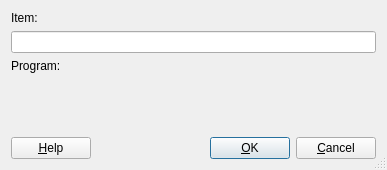
<?xml version="1.0" encoding="UTF-8"?>
<ui version="4.0">
 <class>AddItemBase</class>
 <widget class="QDialog" name="AddItemBase">
  <property name="geometry">
   <rect>
    <x>0</x>
    <y>0</y>
    <width>387</width>
    <height>170</height>
   </rect>
  </property>
  <property name="windowTitle">
   <string>Add Item</string>
  </property>
  <property name="sizeGripEnabled">
   <bool>true</bool>
  </property>
  <layout class="QVBoxLayout">
   <property name="spacing">
    <number>6</number>
   </property>
   <property name="margin">
    <number>11</number>
   </property>
   <item>
    <widget class="QLabel" name="TextLabel1">
     <property name="text">
      <string>Item:</string>
     </property>
     <property name="wordWrap">
      <bool>false</bool>
     </property>
    </widget>
   </item>
   <item>
    <widget class="QLineEdit" name="edtItem"/>
   </item>
   <item>
    <widget class="QLabel" name="TextLabel2">
     <property name="text">
      <string>Program:</string>
     </property>
     <property name="wordWrap">
      <bool>false</bool>
     </property>
    </widget>
   </item>
   <item>
    <widget class="LineEdit" name="edtPrg" native="true"/>
   </item>
   <item>
    <spacer name="Spacer2">
     <property name="orientation">
      <enum>Qt::Vertical</enum>
     </property>
     <property name="sizeType">
      <enum>QSizePolicy::Expanding</enum>
     </property>
     <property name="sizeHint" stdset="0">
      <size>
       <width>20</width>
       <height>20</height>
      </size>
     </property>
    </spacer>
   </item>
   <item>
    <layout class="QHBoxLayout">
     <property name="spacing">
      <number>6</number>
     </property>
     <property name="margin">
      <number>0</number>
     </property>
     <item>
      <widget class="QPushButton" name="buttonHelp">
       <property name="text">
        <string>&amp;Help</string>
       </property>
       <property name="autoDefault">
        <bool>true</bool>
       </property>
      </widget>
     </item>
     <item>
      <spacer name="Horizontal Spacing2">
       <property name="orientation">
        <enum>Qt::Horizontal</enum>
       </property>
       <property name="sizeType">
        <enum>QSizePolicy::Expanding</enum>
       </property>
       <property name="sizeHint" stdset="0">
        <size>
         <width>20</width>
         <height>20</height>
        </size>
       </property>
      </spacer>
     </item>
     <item>
      <widget class="QPushButton" name="buttonOk">
       <property name="text">
        <string>&amp;OK</string>
       </property>
       <property name="autoDefault">
        <bool>true</bool>
       </property>
       <property name="default">
        <bool>true</bool>
       </property>
      </widget>
     </item>
     <item>
      <widget class="QPushButton" name="buttonCancel">
       <property name="text">
        <string>&amp;Cancel</string>
       </property>
       <property name="autoDefault">
        <bool>true</bool>
       </property>
      </widget>
     </item>
    </layout>
   </item>
  </layout>
 </widget>
 <customwidgets>
  <customwidget>
   <class>LineEdit</class>
   <extends>QWidget</extends>
   <header>simgui/editfile.h</header>
  </customwidget>
 </customwidgets>
 <resources/>
 <connections>
  <connection>
   <sender>buttonOk</sender>
   <signal>clicked()</signal>
   <receiver>AddItemBase</receiver>
   <slot>accept()</slot>
   <hints>
    <hint type="sourcelabel">
     <x>20</x>
     <y>20</y>
    </hint>
    <hint type="destinationlabel">
     <x>20</x>
     <y>20</y>
    </hint>
   </hints>
  </connection>
  <connection>
   <sender>buttonCancel</sender>
   <signal>clicked()</signal>
   <receiver>AddItemBase</receiver>
   <slot>reject()</slot>
   <hints>
    <hint type="sourcelabel">
     <x>20</x>
     <y>20</y>
    </hint>
    <hint type="destinationlabel">
     <x>20</x>
     <y>20</y>
    </hint>
   </hints>
  </connection>
 </connections>
</ui>
